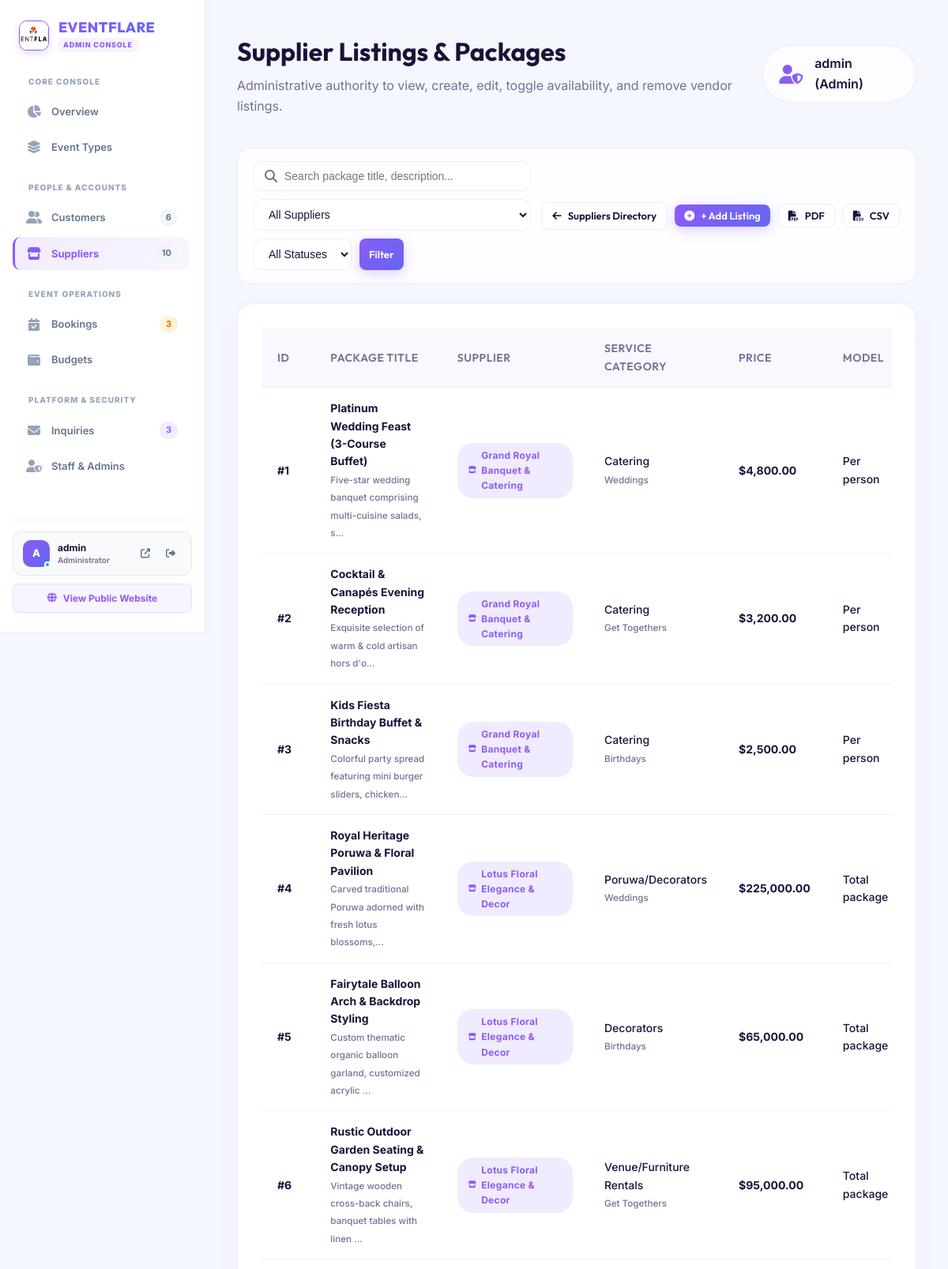
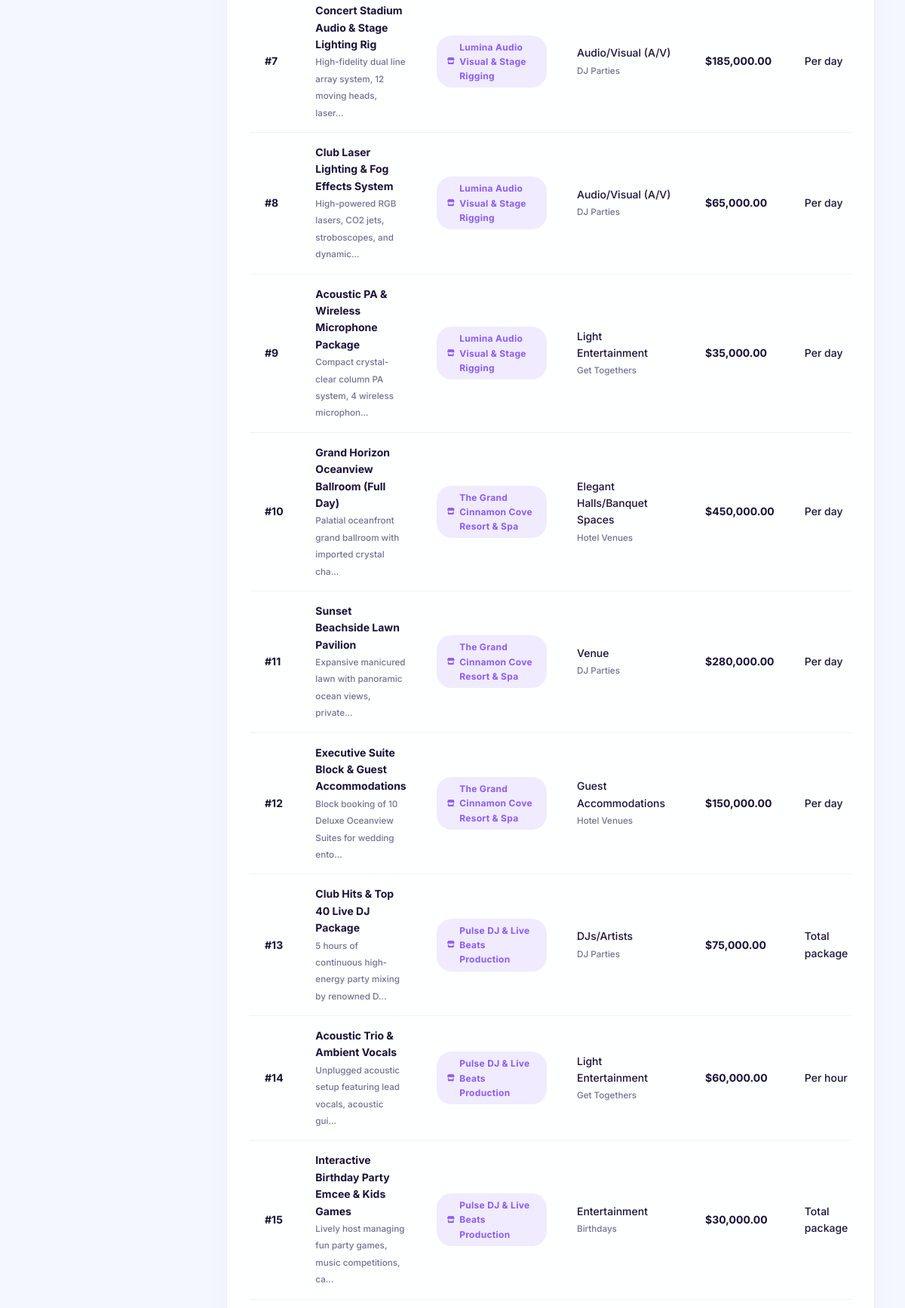
Page /public/admin/SupplierListings.php (signed in, upper part) on the committed database (2 pictures, top to bottom).
### tables this page shows
CREATE TABLE IF NOT EXISTS `supplier_listings` (
  `listing_id` INT AUTO_INCREMENT PRIMARY KEY,
  `supplier_id` INT NOT NULL,
  `service_id` INT NOT NULL,
  `title` VARCHAR(255) NOT NULL,
  `description` TEXT,
  `price` DECIMAL(10, 2) NOT NULL DEFAULT 0.00,
  `price_type` ENUM('total_package', 'per_person', 'per_hour', 'per_day') NOT NULL DEFAULT 'total_package',
  `capacity` INT DEFAULT NULL,
  `image_url` VARCHAR(255) DEFAULT NULL,
  `status` ENUM('active', 'inactive') NOT NULL DEFAULT 'active',
  `created_at` TIMESTAMP DEFAULT CURRENT_TIMESTAMP,
  `updated_at` TIMESTAMP DEFAULT CURRENT_TIMESTAMP ON UPDATE CURRENT_TIMESTAMP,
  FOREIGN KEY (`supplier_id`) REFERENCES `suppliers`(`id`) ON DELETE CASCADE,
  FOREIGN KEY (`service_id`) REFERENCES `services`(`service_id`) ON DELETE CASCADE
);

CREATE TABLE IF NOT EXISTS `suppliers` (
  `id` INT AUTO_INCREMENT PRIMARY KEY,
  `user_id` INT NOT NULL UNIQUE,
  `business_name` VARCHAR(255) NOT NULL,
  `category` VARCHAR(100) NOT NULL,
  `description` TEXT,
  `contact_phone` VARCHAR(20),
  `location` VARCHAR(255),
  `logo_url` VARCHAR(255),
  `created_at` TIMESTAMP DEFAULT CURRENT_TIMESTAMP,
  FOREIGN KEY (`user_id`) REFERENCES `users`(`id`) ON DELETE CASCADE
);

CREATE TABLE IF NOT EXISTS `services` (
  `service_id`       INT AUTO_INCREMENT PRIMARY KEY,
  `event_type_id`    INT NOT NULL,
  `service_name`     VARCHAR(150) NOT NULL,
  `description`      TEXT NOT NULL,
  `priority_rank`    INT NOT NULL DEFAULT 0,
  `is_required`      TINYINT(1) NOT NULL DEFAULT 0,
  `typical_capacity` INT DEFAULT NULL,
  `notes`            TEXT,
  `created_at`       TIMESTAMP DEFAULT CURRENT_TIMESTAMP,
  `updated_at`       TIMESTAMP DEFAULT CURRENT_TIMESTAMP ON UPDATE CURRENT_TIMESTAMP,

   
  CONSTRAINT `fk_services_event_type`
    FOREIGN KEY (`event_type_id`) REFERENCES `event_types`(`event_type_id`)
    ON DELETE CASCADE
    ON UPDATE CASCADE,

  CONSTRAINT `chk_priority_rank`  CHECK (`priority_rank` >= 0),
  CONSTRAINT `chk_typical_capacity` CHECK (`typical_capacity` IS NULL OR `typical_capacity` > 0)
);

CREATE TABLE IF NOT EXISTS `event_types` (
  `event_type_id` INT AUTO_INCREMENT PRIMARY KEY,
  `type_name`     VARCHAR(100) NOT NULL UNIQUE,
  `description`   TEXT,
  `is_active`     TINYINT(1) NOT NULL DEFAULT 1,
  `created_at`    TIMESTAMP DEFAULT CURRENT_TIMESTAMP,
  `updated_at`    TIMESTAMP DEFAULT CURRENT_TIMESTAMP ON UPDATE CURRENT_TIMESTAMP
);

### public/admin/SupplierListings.php (the view, shortened to what this page needs)
<?php
require_once __DIR__ . '/../../config/database.php';
$search = trim($_GET['search'] ?? '');
$where_clauses = ["1=1"];
$where_sql = implode(" AND ", $where_clauses);
$sql = "SELECT sl.*, sp.business_name, sp.category AS supplier_category, s.service_name, et.type_name
        FROM supplier_listings sl
        JOIN suppliers sp ON sl.supplier_id = sp.id
        JOIN services s ON sl.service_id = s.service_id
        JOIN event_types et ON s.event_type_id = et.event_type_id
        WHERE {$where_sql}
        ORDER BY sl.created_at DESC";
$stmt = $conn->prepare($sql);
$stmt->execute();
$listings = $stmt->get_result()->fetch_all(MYSQLI_ASSOC);
?>
<!DOCTYPE html>
<html lang="en">
<head>
    <link rel="stylesheet" href="../assets/css/global.css">
    <link rel="stylesheet" href="../assets/css/admin-dashboard.css">
    <link rel="stylesheet" href="https://cdnjs.cloudflare.com/ajax/libs/font-awesome/6.4.0/css/all.min.css">
</head>
<body class="dashboard-body">
    <?php include __DIR__ . '/../../includes/admin_sidebar.php'; ?>
    <main class="dashboard-content">
        <div class="dashboard-header">
            <div class="dashboard-title">
                <h1>Supplier Listings & Packages</h1>
                <p>Administrative authority to view, create, edit, toggle availability, and remove vendor listings.</p>
            </div>
            <div class="dashboard-user">
                <i class="fas fa-user-shield"></i>
                <span><?= htmlspecialchars($_SESSION['login_user']); ?> (Admin)</span>
            </div>
        </div>
        <div class="dashboard-toolbar">
            <form method="GET" action="SupplierListings.php" style="display: flex; gap: 10px; flex-wrap: wrap; flex: 1;">
                <div class="toolbar-search">
                    <i class="fas fa-search"></i>
                    <input type="text" name="search" placeholder="Search package title, description..." value="<?= htmlspecialchars($search); ?>">
                </div>
                <select name="supplier_id" class="toolbar-select" onchange="this.form.submit()">
                    <option value="">All Suppliers</option>
                </select>
                <select name="status" class="toolbar-select" onchange="this.form.submit()">
                    <option value="">All Statuses</option>
                </select>
                <button type="submit" class="btn btn-primary btn-sm">Filter</button>
            </form>
            <div class="toolbar-actions" style="display: flex; gap: 10px; align-items: center;">
                <a href="Suppliers.php" class="btn btn-outline btn-sm">
                    <i class="fas fa-arrow-left"></i> Suppliers Directory
                </a>
                <button type="button" class="btn btn-primary btn-sm" id="openAddListingBtn">
                    <i class="fas fa-plus-circle"></i> + Add Listing
                </button>
                <button id="downloadPdf" class="btn btn-outline btn-sm">
                    <i class="fas fa-file-pdf"></i> PDF
                </button>
                <button id="downloadCsv" class="btn btn-outline btn-sm">
                    <i class="fas fa-file-csv"></i> CSV
                </button>
            </div>
        </div>
        <div class="dashboard-panel" id="makepdf">
            <div class="dashboard-table-container">
                <table class="dashboard-table" id="listingsTable">
                    <thead>
                        <tr>
                            <th>ID</th>
                            <th>Package Title</th>
                            <th>Supplier</th>
                            <th>Service Category</th>
                            <th>Price</th>
                            <th>Model</th>
                        </tr>
                    </thead>
                    <tbody>
                        <?php if (!empty($listings)): ?>
                            <?php foreach ($listings as $l): ?>
                                <tr>
                                    <td><strong>#<?= $l['listing_id']; ?></strong></td>
                                    <td>
                                        <div style="font-weight: 700; color: var(--text-heading);"><?= htmlspecialchars($l['title']); ?></div>
                                        <small style="color: var(--text-muted);"><?= substr(htmlspecialchars($l['description'] ?? ''), 0, 60); ?>...</small>
                                    </td>
                                    <td>
                                        <span class="badge badge-primary">
                                            <i class="fas fa-store fa-xs"></i> <?= htmlspecialchars($l['business_name']); ?>
                                        </span>
                                    </td>
                                    <td>
                                        <div><?= htmlspecialchars($l['service_name']); ?></div>
                                        <small style="color: var(--text-muted);"><?= htmlspecialchars($l['type_name']); ?></small>
                                    </td>
                                    <td><strong>$<?= number_format((float)$l['price'], 2); ?></strong></td>
                                    <td><?= ucfirst(str_replace('_', ' ', $l['price_type'])); ?></td>
                                </tr>
                            <?php endforeach; ?>
                        <?php endif; ?>
                    </tbody>
                </table>
            </div>
        </div>
    </main>
</body>
</html>

### public/assets/css/global.css (style rules this page uses)
:root { --bg-main: radial-gradient(circle at top right, #f1edfd, #fcfbfe 70%); --bg-darker: #f5f3fb; --card-bg: rgba(255, 255, 255, 0.7); --card-border: rgba(139, 92, 246, 0.12); --card-glow: rgba(139, 92, 246, 0.08); --primary: #8b5cf6; --primary-hover: #7c3aed; --secondary: #6366f1; --secondary-hover: #4f46e5; --text-main: #3b3759; --text-muted: #747094; --text-white: #ffffff; --text-heading: #1a1238; --success: #059669; --error: #dc2626; --warning: #d97706; --font-heading: 'Outfit', sans-serif; --font-body: 'Inter', sans-serif; --transition-smooth: all 0.3s cubic-bezier(0.4, 0, 0.2, 1); --shadow-premium: 0 10px 30px -10px rgba(139, 92, 246, 0.12); }
* { margin: 0; padding: 0; box-sizing: border-box; }
html, body { background: var(--bg-main); background-color: var(--bg-darker); color: var(--text-main); font-family: var(--font-body); min-height: 100vh; overflow-x: hidden; line-height: 1.6; }
h1, h2, h3, h4, h5, h6 { font-family: var(--font-heading); color: var(--text-heading); font-weight: 600; }
a { color: var(--primary); text-decoration: none; transition: var(--transition-smooth); }
.btn { display: inline-flex; align-items: center; justify-content: center; padding: 12px 24px; font-family: var(--font-heading); font-size: 15px; font-weight: 600; border-radius: 10px; border: none; cursor: pointer; transition: var(--transition-smooth); gap: 8px; text-align: center; }
.btn-primary { background: linear-gradient(135deg, var(--primary), var(--secondary)); color: var(--text-white); box-shadow: 0 4px 15px rgba(139, 92, 246, 0.3); }
table { width: 100%; border-collapse: collapse; text-align: left; }
th, td { padding: 16px 20px; }
th { background: rgba(139, 92, 246, 0.04); border-bottom: 2px solid var(--card-border); font-family: var(--font-heading); font-size: 14px; font-weight: 600; color: var(--text-muted); text-transform: uppercase; letter-spacing: 0.05em; }
tr { border-bottom: 1px solid var(--card-border); transition: var(--transition-smooth); }
tr:last-child { border-bottom: none; }
td { font-size: 14px; color: var(--text-main); }

### rows in the picture
supplier_listings: listing_id "1", title "Platinum Wedding Feast (3-Course Buffet)", description "Five-star wedding banquet comprising multi-cuisine salads, s", supplier.business_name "Grand Royal Banquet & Catering", service.service_name "Catering", event_types.type_name "Weddings", price "4,800.00", price_type "Per person"
supplier_listings: listing_id "2", title "Cocktail & Canapés Evening Reception", description "Exquisite selection of warm & cold artisan hors d'o", supplier.business_name "Grand Royal Banquet & Catering", service.service_name "Catering", event_types.type_name "Get Togethers", price "3,200.00", price_type "Per person"
supplier_listings: listing_id "3", title "Kids Fiesta Birthday Buffet & Snacks", description "Colorful party spread featuring mini burger sliders, chicken", supplier.business_name "Grand Royal Banquet & Catering", service.service_name "Catering", event_types.type_name "Birthdays", price "2,500.00", price_type "Per person"
supplier_listings: listing_id "4", title "Royal Heritage Poruwa & Floral Pavilion", description "Carved traditional Poruwa adorned with fresh lotus blossoms,", supplier.business_name "Lotus Floral Elegance & Decor", service.service_name "Poruwa/Decorators", event_types.type_name "Weddings", price "225,000.00", price_type "Total package"
supplier_listings: listing_id "5", title "Fairytale Balloon Arch & Backdrop Styling", description "Custom thematic organic balloon garland, customized acrylic", supplier.business_name "Lotus Floral Elegance & Decor", service.service_name "Decorators", event_types.type_name "Birthdays", price "65,000.00", price_type "Total package"
supplier_listings: listing_id "6", title "Rustic Outdoor Garden Seating & Canopy Setup", description "Vintage wooden cross-back chairs, banquet tables with linen", supplier.business_name "Lotus Floral Elegance & Decor", service.service_name "Venue/Furniture Rentals", event_types.type_name "Get Togethers", price "95,000.00", price_type "Total package"
supplier_listings: listing_id "7", title "Concert Stadium Audio & Stage Lighting Rig", description "High-fidelity dual line array system, 12 moving heads, laser", supplier.business_name "Lumina Audio Visual & Stage Rigging", service.service_name "Audio/Visual (A/V)", event_types.type_name "DJ Parties", price "185,000.00", price_type "Per day"
supplier_listings: listing_id "8", title "Club Laser Lighting & Fog Effects System", description "High-powered RGB lasers, CO2 jets, stroboscopes, and dynamic", supplier.business_name "Lumina Audio Visual & Stage Rigging", service.service_name "Audio/Visual (A/V)", event_types.type_name "DJ Parties", price "65,000.00", price_type "Per day"
supplier_listings: listing_id "9", title "Acoustic PA & Wireless Microphone Package", description "Compact crystal-clear column PA system, 4 wireless microphon", supplier.business_name "Lumina Audio Visual & Stage Rigging", service.service_name "Light Entertainment", event_types.type_name "Get Togethers", price "35,000.00", price_type "Per day"
supplier_listings: listing_id "10", title "Grand Horizon Oceanview Ballroom (Full Day)", description "Palatial oceanfront grand ballroom with imported crystal cha", supplier.business_name "The Grand Cinnamon Cove Resort & Spa", service.service_name "Elegant Halls/Banquet Spaces", event_types.type_name "Hotel Venues", price "450,000.00", price_type "Per day"
supplier_listings: listing_id "11", title "Sunset Beachside Lawn Pavilion", description "Expansive manicured lawn with panoramic ocean views, private", supplier.business_name "The Grand Cinnamon Cove Resort & Spa", service.service_name "Venue", event_types.type_name "DJ Parties", price "280,000.00", price_type "Per day"
supplier_listings: listing_id "12", title "Executive Suite Block & Guest Accommodations", description "Block booking of 10 Deluxe Oceanview Suites for wedding ento", supplier.business_name "The Grand Cinnamon Cove Resort & Spa", service.service_name "Guest Accommodations", event_types.type_name "Hotel Venues", price "150,000.00", price_type "Per day"
supplier_listings: listing_id "13", title "Club Hits & Top 40 Live DJ Package", description "5 hours of continuous high-energy party mixing by renowned D", supplier.business_name "Pulse DJ & Live Beats Production", service.service_name "DJs/Artists", event_types.type_name "DJ Parties", price "75,000.00", price_type "Total package"
supplier_listings: listing_id "14", title "Acoustic Trio & Ambient Vocals", description "Unplugged acoustic setup featuring lead vocals, acoustic gui", supplier.business_name "Pulse DJ & Live Beats Production", service.service_name "Light Entertainment", event_types.type_name "Get Togethers", price "60,000.00", price_type "Per hour"
supplier_listings: listing_id "15", title "Interactive Birthday Party Emcee & Kids Games", description "Lively host managing fun party games, music competitions, ca", supplier.business_name "Pulse DJ & Live Beats Production", service.service_name "Entertainment", event_types.type_name "Birthdays", price "30,000.00", price_type "Total package"

### other values in the picture
$badge_customers "6"
$badge_suppliers "10"
$badge_pending_bookings "3"
$badge_unread_messages "3"
$admin_initial "A"
$current_admin_user "admin"
$_SESSION['login_user'] "admin"
